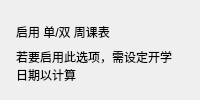
          <widget class="CardWidget" name="CardWidget_8">
           <property name="minimumSize">
            <size>
             <width>0</width>
             <height>70</height>
            </size>
           </property>
           <layout class="QHBoxLayout" name="horizontalLayout_8">
            <property name="leftMargin">
             <number>16</number>
            </property>
            <property name="topMargin">
             <number>16</number>
            </property>
            <property name="rightMargin">
             <number>16</number>
            </property>
            <property name="bottomMargin">
             <number>16</number>
            </property>
            <item>
             <layout class="QVBoxLayout" name="verticalLayout_13">
              <property name="spacing">
               <number>0</number>
              </property>
              <item>
               <widget class="StrongBodyLabel" name="StrongBodyLabel_8">
                <property name="sizePolicy">
                 <sizepolicy hsizetype="Expanding" vsizetype="Preferred">
                  <horstretch>0</horstretch>
                  <verstretch>0</verstretch>
                 </sizepolicy>
                </property>
                <property name="text">
                 <string>启用 单/双 周课表</string>
                </property>
                <property name="wordWrap">
                 <bool>true</bool>
                </property>
               </widget>
              </item>
              <item>
               <widget class="CaptionLabel" name="CaptionLabel_8">
                <property name="text">
                 <string>若要启用此选项，需设定开学日期以计算</string>
                </property>
                <property name="wordWrap">
                 <bool>true</bool>
                </property>
                <property name="lightColor" stdset="0">
                 <color alpha="150">
                  <red>0</red>
                  <green>0</green>
                  <blue>0</blue>
                 </color>
                </property>
                <property name="darkColor" stdset="0">
                 <color alpha="200">
                  <red>255</red>
                  <green>255</green>
                  <blue>255</blue>
                 </color>
                </property>
               </widget>
              </item>
             </layout>
            </item>
            <item>
             <widget class="SwitchButton" name="switch_enable_alt_schedule">
              <property name="onText">
               <string>启用</string>
              </property>
              <property name="offText">
               <string>关闭</string>
              </property>
             </widget>
            </item>
           </layout>
          </widget>
